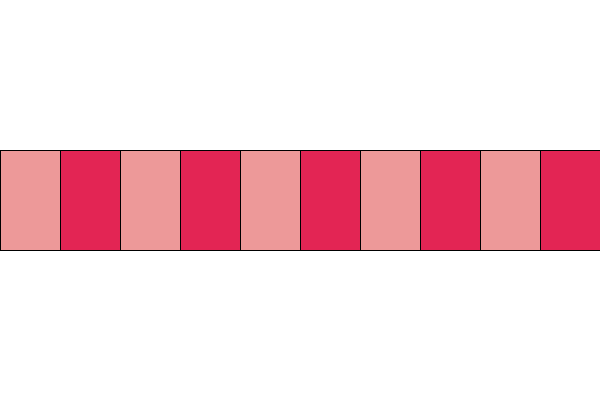
Frame 1 (no input)
Frame 60 (the mouse pressed at the canvas centre just before this capture): identical to frame 1, image omitted
Frame 120 (the mouse held since frame 60 and released just before this capture): identical to frame 1, image omitted

The Processing sketch that drew this single still picture (run headless with seeded random() and noise(); from frame 60 on, the mouse is pressed at the canvas centre):

// Processing sketch: SE2011_Lab02_IT24101874
// ── SE2011_Lab02_IT24101874.pde
void setup() {
  size(600, 400);
}

void draw() {
  background(255);

  for (int x = 0; x < width; x += 60) {
    
    if (x % 120 == 0) {
      fill(#ED9999);   
    } else {
      fill(#E32554);   
    }
    
    rect(x, 150, 60, 100);
  }
}
